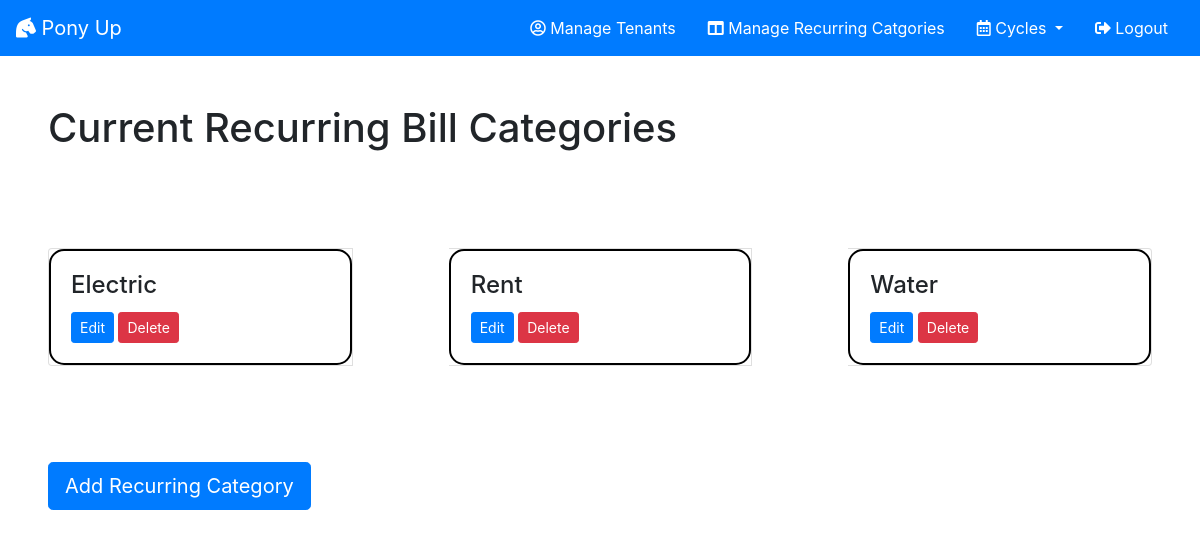
The app's page /recurring/ (signed in) with its own data.
### cycles/models.py (models this page shows, shortened)
class Recurring(models.Model):
    name = models.CharField(max_length=100)
    deletedOn = models.DateField(default=None, null=True)

### cycles/views/recurringlist.py (the view)
# urls.py: path("recurring/", views.recurringlist, name="recurringlist"),
def recurringlist(request):
    recurrings = Recurring.objects.all()
    context = {'recurrings': recurrings}
    return render(request, 'cycles/recurringlist.html', context)

### cycles/templates/cycles/recurringlist.html (shortened to what this page needs)
{% extends "cycles/index.html" %}
{% block content %}
<h1 class="m-5">Current Recurring Bill Categories</h1>
<div class='card-group'>
    {% for recurring in recurrings %}
    {% if recurring.deletedOn is None %}
    <div class="card m-5">
        <div class='card-body tenantCard'>
                <h4 class="card-title">{{ recurring.name }}</h4>
                <a href="{% url 'cycles:editRecurringForm' recurring.id %}"><button
                        class="btn btn-primary btn-sm">Edit</button></a>
                <a href="{% url 'cycles:deleteRecurring' recurring.id %}"><button
                        class="btn btn-danger btn-sm">Delete</button></a>
        </div>
    </div>
    {% endif %}
    {% endfor %}
</div>
<a href="{% url 'cycles:addRecurringForm' %}"><button class="btn btn-primary btn-lg m-5">Add Recurring
        Category</button></a>
{% endblock %}

### cycles/static/cycles/index.css (style rules this page uses)
.tenantCard { border: 2px solid black; border-radius: 15px; }

### records on screen
Recurring: name "Electric"
Recurring: name "Rent"
Recurring: name "Water"
